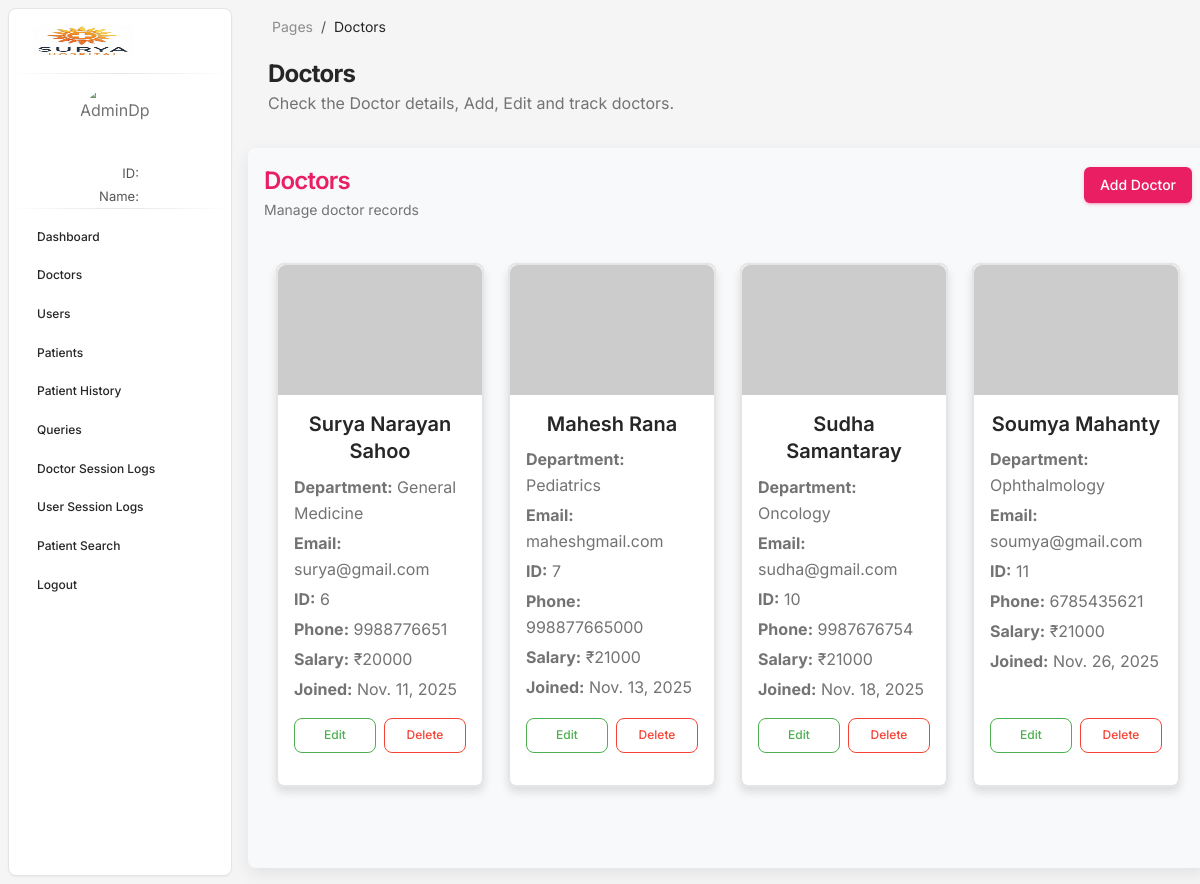
Screenshot of /hmsadmin/admindoctors with the database file from the repository.
### doctor/models.py (models this page shows, shortened)
class Doctor(models.Model):
    name = models.CharField(max_length=100,)
    phone = models.IntegerField(unique=True)
    email = models.CharField(unique=True,max_length=100)
    joindate = models.DateField(default=timezone.now)
    enddate = models.CharField(default="Active",max_length=15)
    salary = models.IntegerField(null=True, blank=True)
    department = models.ForeignKey("hmsadmin.Department",on_delete=models.CASCADE)
    password = models.CharField(max_length=100,)

### hmsadmin/models.py (models this page shows)
class Department(models.Model):
    name = models.CharField(unique=True,max_length=10)
    def __str__(self):
        return self.name

### hmsadmin/views.py (the view)
# urls.py: path('/admindoctors',views.admindoctors,name='admindoctors'),
def admindoctors(request):
    doctorData = {'departments' : Department.objects.all(), 'allDoctors':Doctor.objects.all()}
    return render(request,'admindoctors.html',context=doctorData)

### doctor/context_processor.py (called while the page is built, shortened)
def doctorData(request):
    dp = None
    return {"doctorData":None,"ddp":dp}

### hmsadmin/context_processor.py (called while the page is built, shortened)
def adminData(request):
    dp= None
    return {"adminData":None,"adp":dp}

### user/context_processor.py (called while the page is built, shortened)
def userData(request):
    return {"userData":None,"dp":None}

### hmsadmin/templates/admindoctors.html (shortened to what this page needs)
{% load static %}
{% include 'common/adminlink.html' %}
<body class="g-sidenav-show  bg-gray-100">
  {% include 'common/adminaside.html' %}
  <main class="main-content position-relative max-height-vh-100 h-100 border-radius-lg ">
    <nav class="navbar navbar-main navbar-expand-lg px-0 mx-3 shadow-none border-radius-xl" id="navbarBlur"
      data-scroll="true">
      <div class="container-fluid py-1 px-3">
        <nav aria-label="breadcrumb">
          <ol class="breadcrumb bg-transparent mb-0 pb-0 pt-1 px-0 me-sm-6 me-5">
            <li class="breadcrumb-item text-sm"><a class="opacity-5 text-dark" href="javascript:;">Pages</a></li>
            <li class="breadcrumb-item text-sm text-dark active" aria-current="page">Doctors</li>
          </ol>
        </nav>
      </div>
    </nav>
    <div class="container-fluid py-2">
      <div class="row">
        <div class="ms-3">
          <h3 class="mb-0 h4 font-weight-bolder">Doctors</h3>
          <p class="mb-4">
            Check the Doctor details, Add, Edit and track doctors.
          </p>
        </div>
        <div class="v-container m-2" role="main" aria-label="Doctors container">
          <div class="grid-header">
            <div>
              <h4 class="mb-0 text-primary">Doctors</h4>
              <small class="text-muted">Manage doctor records</small>
            </div>
            <div>
              <button id="addDoctorBtn" type="button" class="btn btn-primary" data-bs-toggle="modal"
                data-bs-target="#addDoctorModal">
                 Add Doctor
              </button>
            </div>
          </div>
          <div class="grid-area py-4">
            <div class="container-fluid">
              <div class="row g-4" id="doctorsGrid">
                {% for doctor in allDoctors %}
                <div class="col-12 col-sm-6 col-md-4 col-lg-3">
                  <div class="card h-100 shadow-sm border-2 rounded-4">
                    <img src="https://via.placeholder.com/400x300?text=Doctor+Image" class="card-img-top rounded-top-4"
                      style="height: 130px;" alt="{{ doctor.name }}">
                    <div class="card-body d-flex flex-column">
                      <h5 class="card-title text-center text-dark fw-semibold mb-2" id="name">{{ doctor.name }}</h5>
                      <p class="text-muted mb-1" id="department"><strong>Department:</strong> {{ doctor.department }}
                      </p>
                      <p class="text-muted mb-1" id="email"><strong>Email:</strong> {{ doctor.email }}</p>
                      <p class="text-muted mb-1" id=""><strong>ID:</strong> {{ doctor.id }}</p>
                      <p class="text-muted mb-1" id="phone"><strong>Phone:</strong> {{ doctor.phone }}</p>
                      <p class="text-muted mb-1" id="salary"><strong>Salary:</strong> ₹{{ doctor.salary }}</p>
                      <p class="text-muted mb-3" id=""><strong>Joined:</strong> {{ doctor.joindate }}</p>
                      <div class="mt-auto d-flex gap-2">
                        <button class="btn btn-sm btn-outline-success w-100" onclick="editDoctor('{{ doctor.id }}')"
                          data-bs-toggle="modal" data-bs-target="#editDoctorModal">
                           Edit
                        </button>
                        <button class="btn btn-sm btn-outline-danger w-100" onclick="deleteDoctor('{{ doctor.id }}')">
                           Delete
                        </button>
                      </div>
                    </div>
                  </div>
                </div>
                {% endfor %}
              </div>
            </div>
          </div>
</body>
</html>

### hmsadmin/templates/common/adminlink.html (shortened to what this page needs)
{% load static %}
<!DOCTYPE html>
<html lang="en">
<head>
  <link href="{% static 'css/nucleo-icons.css' %}" rel="stylesheet" />
  <link href="{% static 'css/nucleo-svg.css' %}" rel="stylesheet" />
  <link id="pagestyle" href="{% static 'css/material-dashboard.css' %}" rel="stylesheet" />
</head>

### hmsadmin/templates/common/adminaside.html (shortened to what this page needs)
{% load static %}
<aside class="sidenav navbar navbar-vertical navbar-expand-xs border-radius-lg fixed-start ms-2  bg-white my-2" id="sidenav-main">
    <div class="sidenav-header">
      <a class="navbar-brand px-4 py-3 m-0" target="_blank">
        <img src="{% static 'img/Surya Hospital Logo.jpg' %}" class="navbar-brand-img" style=" width: 100px; height: 200px;" alt="main_logo">
      </a>
    </div>
    <hr class="horizontal dark mt-0 mb-2">
    <table style="display: block;margin: auto; width: fit-content; text-align: center; color: black;">
      <tr><img style="height: 80px; width: 80px; border-radius: 50%; display: block; margin: auto;" src="{{adp}}" alt="AdminDp" srcset=""></tr>
      <tr><td style="text-align:end ; color: rgb(86, 86, 86); font-size: small;">ID:</td><td style="text-align: left; font-size: small;">{{adminData.id}}</td></tr>
      <tr><td style="text-align:end ; color: rgb(86, 86, 86); font-size: small;">Name:</td><td style="text-align: left; font-size: small;">{{adminData.name}}</td></tr>
    </table>
    <hr class="horizontal dark mt-0 mb-2">
    <div class="collapse navbar-collapse  w-auto " id="sidenav-collapse-main">
      <ul class="navbar-nav">
        <li class="nav-item">
          <a class="nav-link   text-dark" href="{% url 'admindashboard' %}">
            <span class="nav-link-text ms-1">Dashboard</span>
          </a>
        </li>
        <li class="nav-item">
          <a class="nav-link text-dark" href="{% url 'admindoctors' %}">
            <span class="nav-link-text ms-1">Doctors</span>
          </a>
        </li>
        <li class="nav-item">
          <a class="nav-link text-dark" href="{% url 'adminusers' %}">
            <span class="nav-link-text ms-1">Users</span>
          </a>
        </li>
        <li class="nav-item">
          <a class="nav-link text-dark" href="{% url 'adminpatients' %}">
            <span class="nav-link-text ms-1">Patients</span>
          </a>
        </li>
        <li class="nav-item">
          <a class="nav-link text-dark" href="{% url 'adminpatientshistory' %}">
            <span class="nav-link-text ms-1">Patient History</span>
          </a>
        </li>
        <li class="nav-item">
          <a class="nav-link text-dark" href="{% url 'adminqueries' %}">
            <span class="nav-link-text ms-1">Queries</span>
          </a>
        </li>
        <li class="nav-item">
          <a class="nav-link text-dark" href="{% url 'admindoctorsessionlogs' %}">
            <span class="nav-link-text ms-1">Doctor Session Logs</span>
          </a>
        </li>
        <li class="nav-item">
          <a class="nav-link text-dark" href="{% url 'adminusersessionlogs' %}">
            <span class="nav-link-text ms-1">User Session Logs</span>
          </a>
        </li>
        <li class="nav-item">
          <a class="nav-link text-dark" href="{% url 'adminpatientssearch' %}">
            <span class="nav-link-text ms-1">Patient Search</span>
          </a>
        </li>
        <li class="nav-item">
          <a class="nav-link text-dark" href="{% url 'adminlogout' %}">
            <span class="nav-link-text ms-1">Logout</span>
          </a>
        </li>
      </ul>
    </div>
  </aside>

### hmsadmin/templates/admindoctors.html (style rules this page uses)
.v-container { width: 90vw; height: 90vh; margin: auto; margin-top: 5vh; display: flex; flex-direction: column; gap: 1rem; background: #f8f9fa; border-radius: 0.5rem; padding: 1rem; box-shadow: 0 6px 18px rgba(0, 0, 0, 0.08); }
.grid-header { display: flex; justify-content: space-between; align-items: center; }
.grid-area { flex: 1 1 auto; overflow-y: auto; }
.card.h-100 { min-height: 100%; }
.card-img-top { object-fit: cover; height: 160px; }

### rows the page displays
Doctor: name "Surya Narayan Sahoo", department "General Medicine", email "surya@gmail.com", id "6", phone "9988776651", salary "20000", joindate "Nov. 11, 2025"
Doctor: name "Mahesh Rana", department "Pediatrics", email "maheshgmail.com", id "7", phone "998877665000", salary "21000", joindate "Nov. 13, 2025"
Doctor: name "Sudha Samantaray", department "Oncology", email "sudha@gmail.com", id "10", phone "9987676754", salary "21000", joindate "Nov. 18, 2025"
Doctor: name "Soumya Mahanty", department "Ophthalmology", email "soumya@gmail.com", id "11", phone "6785435621", salary "21000", joindate "Nov. 26, 2025"
